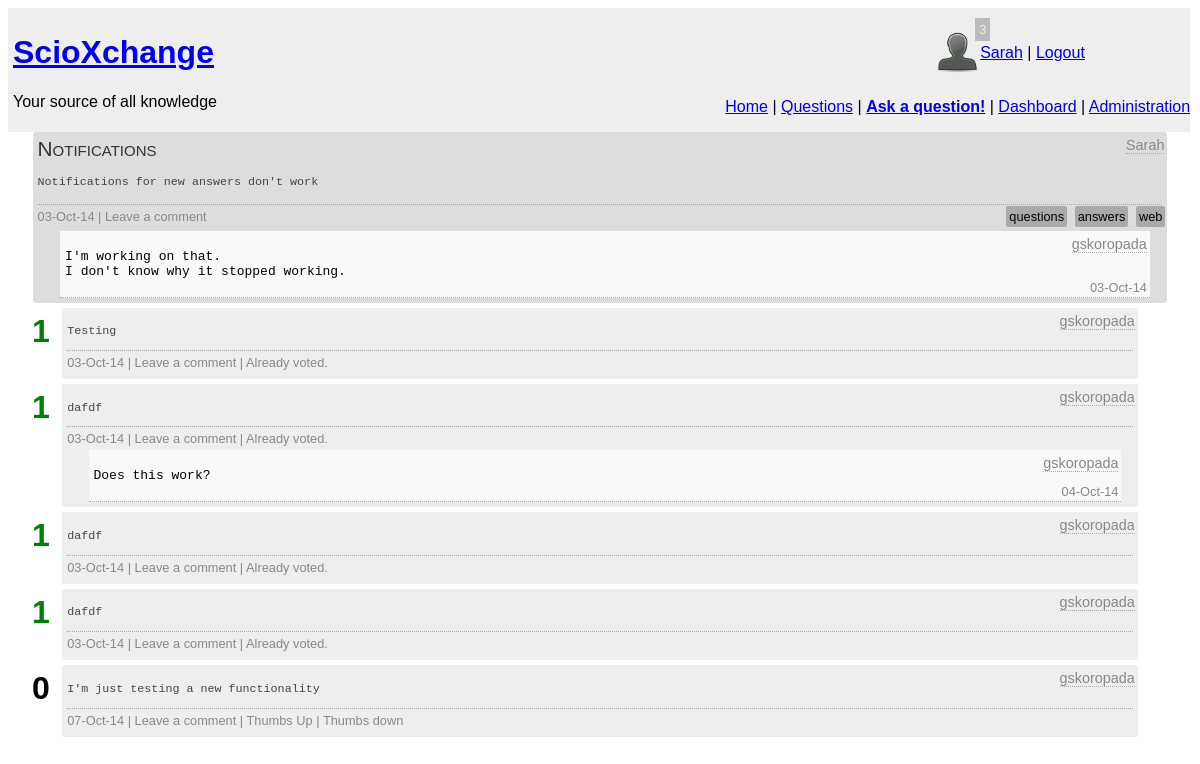
Screenshot of /question.php?id=21 (signed in) with the database file from the repository.
### tables this page shows
CREATE TABLE `question` (
  `question_id` int(10) unsigned NOT NULL AUTO_INCREMENT,
  `author` int(10) unsigned NOT NULL COMMENT 'Foreign Key',
  `question_title` text,
  `content` longtext,
  `tags` text,
  `timestamp` datetime NOT NULL,
  PRIMARY KEY (`question_id`),
  KEY `author` (`author`),
  CONSTRAINT `question_ibfk_1` FOREIGN KEY (`author`) REFERENCES `user` (`UserID`)
);

CREATE TABLE `user` (
  `UserID` int(11) unsigned NOT NULL AUTO_INCREMENT,
  `email` varchar(30) NOT NULL,
  `screenName` varchar(25) NOT NULL,
  `reputation` float DEFAULT '0',
  `role` int(11) DEFAULT '0',
  `avatar` varchar(20) DEFAULT NULL,
  `pwd` varchar(255) NOT NULL,
  `active` bit(1) NOT NULL DEFAULT b'0',
  `moderated` bit(1) NOT NULL DEFAULT b'1',
  `pwdChange` bit(1) DEFAULT b'0',
  PRIMARY KEY (`UserID`)
);

CREATE TABLE `comment` (
  `comment_id` int(10) unsigned NOT NULL AUTO_INCREMENT,
  `comment_author` int(10) unsigned NOT NULL,
  `comment` longtext NOT NULL,
  `link` int(10) unsigned NOT NULL,
  `link_to` tinyint(4) DEFAULT NULL,
  `timestamp` datetime DEFAULT NULL,
  PRIMARY KEY (`comment_id`),
  KEY `author` (`comment_author`),
  KEY `link` (`link`),
  CONSTRAINT `comment_ibfk_1` FOREIGN KEY (`comment_author`) REFERENCES `user` (`UserID`)
);

CREATE TABLE `answer` (
  `answer_id` int(10) unsigned NOT NULL AUTO_INCREMENT,
  `author` int(10) unsigned NOT NULL,
  `content` longtext NOT NULL,
  `positive_votes` int(11) NOT NULL DEFAULT '0',
  `negative_votes` int(11) NOT NULL DEFAULT '0',
  `question` int(10) unsigned NOT NULL,
  `timestamp` datetime DEFAULT NULL,
  PRIMARY KEY (`answer_id`),
  KEY `author` (`author`),
  KEY `answer_question_idx` (`question`),
  CONSTRAINT `answer_ibfk_1` FOREIGN KEY (`author`) REFERENCES `user` (`UserID`),
  CONSTRAINT `answer_question` FOREIGN KEY (`question`) REFERENCES `question` (`question_id`) ON DELETE CASCADE ON UPDATE CASCADE
);

### vote.php (called while the page is built, shortened)
<?php
function checkVote($id) {
	global $con;
	$query = "SELECT count(answer) as voted FROM vote_tracking WHERE author=".$_SESSION['userid']." AND answer=".$id;
	$result = mysqli_query($con, $query);
	if(!$result) {
		echo "DB Error";
	} else{
		$voted = mysqli_fetch_array($result);
		if($voted['voted'] == 0) {
			return true;
		} else {
			return false;
		}
	}
}
?>

### questions_backend.php (the view, shortened to what this page needs)
<?php
function getAnswers($id, $slider) {
	global $con;
	$sql = "SELECT answer_id, author, content, (positive_votes-negative_votes) as rating, screenName, timestamp FROM answer INNER JOIN user on author = UserID WHERE question = $id ORDER BY rating DESC";
	$result = mysqli_query($con, $sql);
	while($answers = mysqli_fetch_assoc($result)) {
		echo "<div class='answer' id='ans_".$answers['answer_id']."'><span class='ans_content'><pre>".$answers['content']."</pre></span><span class='aauthor'><a href=\"user_profile.php?id="
				.$answers['author']."\">".$answers['screenName']."</a></span>";
		echo "<span id='rating_".$answers['answer_id']."' class='rating ";
		if($answers['rating']>0) {
			echo "r_pos";
		} else if ($answers['rating']<0){
			echo "r_neg";
		}
		echo "'>".$answers['rating']."</span>";
		echo "<div class='astats'>".date_format(new DateTime($answers['timestamp']), "d-M-y");
		if(isset($_SESSION['userid'])) {
			echo " | <span id='".$answers['answer_id']."' class='click_option btnAComment'>Leave a comment</span>";
			if(checkVote($answers['answer_id'])) {
				if($_SESSION['userid'] != $answers['author']) {
					echo " | <span id='".$answers['answer_id']."' class='click_option thumb_up'>Thumbs Up</span>";
					echo " | <span id='".$answers['answer_id']."' class='click_option thumb_down'>Thumbs down</span>";
				}
			} else {
				echo " | Already voted.";
			}
		}
		echo "</div>";
		if(!$slider) {
			getComments(1, $answers['answer_id']);
		}
		echo "</div>";
	}
}
function getComments($type, $id) {
	global $con;
	$sql = "SELECT comment_id, screenName, comment, timestamp, comment_author FROM comment INNER JOIN user ON UserID = comment_author WHERE link = $id AND link_to = $type";
	$result = mysqli_query($con, $sql);
	while($comment = mysqli_fetch_assoc($result)) {
		echo "<div class='comment'>";
		echo "<span class='cauthor'><a href='user_profile.php?id=".$comment['comment_author']."'>".$comment['screenName']."</a></span>";
		echo "<pre>".$comment['comment']."</pre>";
		echo "<span class='comment_timestamp'>".date_format(new DateTime($comment['timestamp']), "d-M-y")."</span>";
		echo "</div>";
	}
}
?>

### question.php (shortened to what this page needs)
<?php
require ("connect.php");
$sql = 'SELECT author, question_title, content, tags, timestamp, screenName FROM question INNER JOIN user ON author = UserID WHERE question_id = '.$_GET['id'];
$result = mysqli_query($con, $sql);
$question = mysqli_fetch_assoc($result);
include "html_start.php";
include "header.php";
require "vote.php";
require "questions_backend.php";
$d = new DateTime($question['timestamp']);
echo "<div id='wrapper'>";
echo "<div class='question'><p class='qtitle'>".$question['question_title']."</p>";
echo "<span class='qexcerpt'><p><pre>".$question['content']."</pre></p></span>";
echo "<span class='qstats'>".date_format($d,"d-M-y");
if(isset($_SESSION['userid'])) {
	echo " | <span id='".$_GET['id']."' class='btnQComment click_option'>Leave a comment</span>";
}
echo "<span class='tags'>";
$tags = explode(',' , $question['tags']);
foreach($tags as $tag) {
	$tag = trim($tag);
	echo "<a href='tag.php?tag=$tag'>$tag</a> ";
}
echo "</span></span><span class='qauthor'><a href=\"user_profile.php?id=".$question['author']."\">" . $question['screenName']."</a></span>";
getComments(0, $_GET['id'] );
echo "</div>";
getAnswers($_GET['id'], false);
echo "</div>";
require("html_end.php");
?>

### styles/main.css (style rules this page uses)
body { font-family: sans-serif; }
#wrapper { position: relative; float: left; clear: right; width: 100%; }

### styles/questions.css (style rules this page uses)
.question { position: relative; width: 95%; background-color: #ddd; margin: auto; margin-bottom: 5px; padding: 5px; border-radius: 3px; }
.rating { position: absolute; top: 3px; left: -3%; font-size: 2em; font-weight: 900; padding: 2px; }
.r_pos { color: green; }
.answer { position: relative; width: 90%; background-color: #eee; margin: auto; margin-bottom: 5px; padding: 5px; border-radius: 3px; }
.comment { width: 96%; margin-left: 2%; background-color: #f9f9f9; padding: 5px; border-bottom: dotted 1px #aaa; position: relative; }
.comment_timestamp { font-size: 0.8em; color: #888; position: absolute; bottom: 2px; right: 3px; }
.qtitle { font-size: 1.3em; font-variant: small-caps; padding: 0px; margin: 0px; margin-bottom: 4px; color: #333; }
.qauthor { position: absolute; top: 5px; right: 3px; font-size: 0.9em; border-bottom: dotted 1px #aaa; }
.aauthor { position: absolute; top: 5px; right: 3px; font-size: 0.9em; border-bottom: dotted 1px #aaa; }
.cauthor { position: absolute; top: 5px; right: 3px; font-size: 0.9em; border-bottom: dotted 1px #aaa; }
.qauthor > a:link, .qauthor > a:visited, .aauthor > a:link, .aauthor > a:visited, .cauthor > a:link, .cauthor > a:visited { color: #888; text-decoration: none; }
.qexcerpt { color: #444; font-size: 0.9em; display: block; }
.ans_content { color: #444; font-size: 0.9em; display: block; }
.qstats { margin-top: 3px; margin-bottom: 3px; border-top: dotted 1px #aaa; width: 100%; display: block; padding-top: 4px; padding-bottom: 4px; font-size: 0.8em; color: #888; }
.astats { margin-top: 3px; border-top: dotted 1px #aaa; width: 100%; display: block; padding-top: 4px; padding-bottom: 4px; font-size: 0.8em; color: #888; }
.tags { position: absolute; right: 0px; text-align: right; }
.tags > a:link, .tags > a:visited { background-color: #aaa; padding: 3px; margin: 2px; border-radius: 2px; color: black; text-decoration: none; }

### rows the page displays
question: question_title "Notifications", content "Notifications for new answers don't work", timestamp "03-Oct-14", tags "questions", tags "answers", tags "web", author.screenName "Sarah"
comment: comment_author.screenName "gskoropada", comment "I'm working on that. I don't know why it stopped working.", timestamp "03-Oct-14"
answer: content "Testing", author.screenName "gskoropada", rating "1", timestamp "03-Oct-14", shows "| Already voted."
answer: content "dafdf", author.screenName "gskoropada", rating "1", timestamp "03-Oct-14", shows "| Already voted."
comment: comment_author.screenName "gskoropada", comment "Does this work?", timestamp "04-Oct-14"
answer: content "dafdf", author.screenName "gskoropada", rating "1", timestamp "03-Oct-14", shows "| Already voted."
answer: content "dafdf", author.screenName "gskoropada", rating "1", timestamp "03-Oct-14", shows "| Already voted."
answer: content "I'm just testing a new functionality", author.screenName "gskoropada", rating "0", timestamp "07-Oct-14"

### other values shown
$nots "3"
$_SESSION['screenname'] "Sarah"
